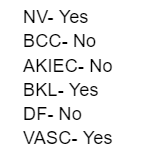
#> input picture test.png, 151 x 167 px, found by its file name
$ python OCR.py
#> lines starting #> are read from the running program, lines starting #| are printed output that depends on the picture
from pickletools import pyset
import cv2
import pytesseract
import numpy as np

pytesseract.pytesseract.tesseract_cmd = 'C:/Program Files/Tesseract-OCR/tesseract.exe'

# Source image
img = cv2.imread("C:/Users/LENOVO/Pictures/test.png")
#> img is the input picture: shape (167, 151, 3); min 0, max 255, mean 241

# img manipulation, etc
img = cv2.cvtColor(img, cv2.COLOR_BGR2RGB)
imgGray = cv2.cvtColor(img, cv2.COLOR_BGR2GRAY)
imgNoNoise = cv2.medianBlur(img, 3)
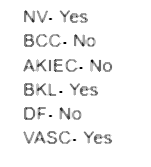
#> imgNoNoise: shape (167, 151, 3); min 0, max 255, mean 245.1


def detectChars(img):
    hImg, wImg = img.shape[:2]
    boxes = pytesseract.image_to_boxes(img)
    for b in boxes.splitlines():
        b = b.split(" ")
        x, y, w, h = int(b[1]), int(b[2]), int(b[3]), int(b[4]),
        cv2.rectangle(img, (x, hImg - y), (w, hImg - h), (0, 0, 255), 1)
        cv2.putText(img, b[0], (x, hImg - y + 10), cv2.FONT_HERSHEY_COMPLEX, 0.5, (50, 50, 255), 1)


def detectWords(img):
    global diagnosis
    hImg, wImg = img.shape[:2]
#> hImg = 167; wImg = 151
#> (the run stopped early here; a loop or call above may not have finished)
